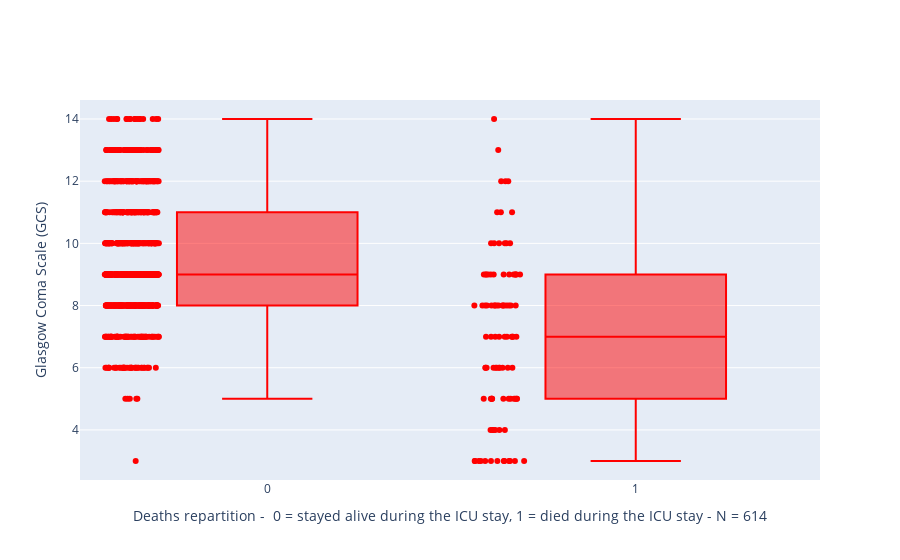

Write notebook code for a chart like this one.
### Code cell
fig = go.Figure()
fig.add_trace(go.Box( y = demographic['gcs'], x= demographic['death'], boxpoints='all', marker_color = 'red'))
fig.update_layout(xaxis_title='Deaths repartition -  0 = stayed alive during the ICU stay, 1 = died during the ICU stay - N = 614', yaxis_title = "Glasgow Coma Scale (GCS)")

### Figure 1 — Plotly figure (JSON) as saved in the notebook; plotly's stock layout.template omitted (floating-point values rounded to 4 significant figures; data arrays with more than 128 entries replaced by an {"elided": "..."} marker saying what was removed)
{"data": [{"boxpoints": "all", "marker": {"color": "red"}, "x": {"elided": "949 int values"}, "y": {"elided": "949 int values"}, "type": "box"}], "layout": {"xaxis": {"title": {"text": "Deaths repartition -  0 = stayed alive during the ICU stay, 1 = died during the ICU stay - N = 614"}}, "yaxis": {"title": {"text": "Glasgow Coma Scale (GCS)"}}}}
